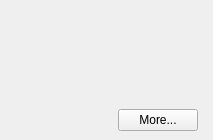
<?xml version="1.0" encoding="UTF-8"?>
<ui version="4.0">
 <class>SiteInfoWidget</class>
 <widget class="QWidget" name="SiteInfoWidget">
  <property name="geometry">
   <rect>
    <x>0</x>
    <y>0</y>
    <width>213</width>
    <height>140</height>
   </rect>
  </property>
  <property name="windowTitle">
   <string notr="true"/>
  </property>
  <layout class="QHBoxLayout" name="horizontalLayout">
   <property name="margin">
    <number>0</number>
   </property>
   <item>
    <widget class="Frame" name="frame">
     <property name="frameShape">
      <enum>QFrame::NoFrame</enum>
     </property>
     <layout class="QGridLayout" name="gridLayout">
      <property name="rightMargin">
       <number>15</number>
      </property>
      <item row="0" column="0">
       <widget class="QLabel" name="secureIcon">
        <property name="text">
         <string/>
        </property>
       </widget>
      </item>
      <item row="0" column="1" colspan="2">
       <widget class="QLabel" name="secureLabel">
        <property name="text">
         <string/>
        </property>
       </widget>
      </item>
      <item row="1" column="0">
       <widget class="QLabel" name="historyIcon">
        <property name="text">
         <string/>
        </property>
       </widget>
      </item>
      <item row="1" column="1" colspan="2">
       <widget class="QLabel" name="historyLabel">
        <property name="text">
         <string/>
        </property>
       </widget>
      </item>
      <item row="2" column="0" colspan="3">
       <layout class="QHBoxLayout" name="horizontalLayout_2">
        <property name="spacing">
         <number>6</number>
        </property>
        <item>
         <spacer name="horizontalSpacer">
          <property name="orientation">
           <enum>Qt::Horizontal</enum>
          </property>
          <property name="sizeType">
           <enum>QSizePolicy::Expanding</enum>
          </property>
          <property name="sizeHint" stdset="0">
           <size>
            <width>10</width>
            <height>10</height>
           </size>
          </property>
         </spacer>
        </item>
        <item>
         <widget class="QPushButton" name="pushButton">
          <property name="sizePolicy">
           <sizepolicy hsizetype="Fixed" vsizetype="Fixed">
            <horstretch>0</horstretch>
            <verstretch>0</verstretch>
           </sizepolicy>
          </property>
          <property name="text">
           <string>More...</string>
          </property>
         </widget>
        </item>
       </layout>
      </item>
     </layout>
    </widget>
   </item>
  </layout>
 </widget>
 <customwidgets>
  <customwidget>
   <class>Frame</class>
   <extends>QFrame</extends>
   <header>frame.h</header>
   <container>1</container>
  </customwidget>
 </customwidgets>
 <resources/>
 <connections/>
</ui>
